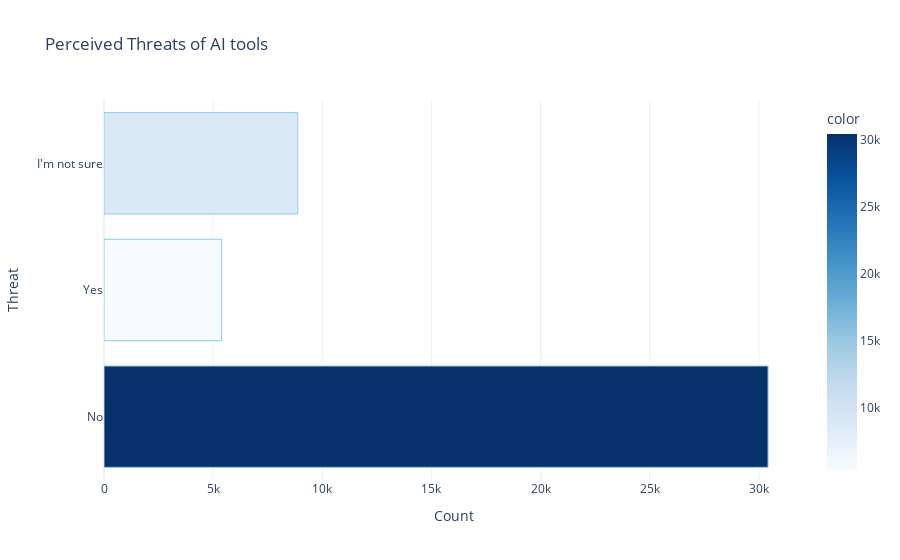

Here is the notebook cell this chart was saved with:
### Markdown cell above
-------------------------------------------------------------------------------------------------------------------------------------------------

### Code cell
# ai threats
ai_threat = df['AIThreat'].dropna()
ai_threat_cnts = ai_threat.value_counts()
threat_order = ['No', 'Yes', "I'm not sure"]
ai_threat_cnts = ai_threat_cnts.reindex(threat_order)
fig3 = px.bar(
    x=ai_threat_cnts.values,
    y=ai_threat_cnts.index,
    orientation='h',
    title="Perceived Threats of AI tools",
    color=ai_threat_cnts.values,
    color_continuous_scale='blues',
    labels={'x': 'Count', 'y': 'Threat'}
)
fig3.update_traces(marker=dict(line=dict(color='skyblue', width=1)))
fig3.update_layout(
    xaxis_title="Count",
    yaxis_title="Threat",
    template="plotly_white"
)
fig3.show()

### Figure 1 — Plotly figure (JSON) as saved in the notebook; plotly's stock layout.template omitted (floating-point values rounded to 4 significant figures)
{"data": [{"alignmentgroup": "True", "hovertemplate": "Count=%{x}<br>Threat=%{y}<br>color=%{marker.color}<extra></extra>", "legendgroup": "", "marker": {"color": [30423, 5388, 8878], "coloraxis": "coloraxis", "line": {"color": "skyblue", "width": 1}, "pattern": {"shape": ""}}, "name": "", "offsetgroup": "", "orientation": "h", "showlegend": false, "textposition": "auto", "type": "bar", "x": [30423, 5388, 8878], "xaxis": "x", "y": ["No", "Yes", "I'm not sure"], "yaxis": "y"}], "layout": {"barmode": "relative", "coloraxis": {"colorbar": {"title": {"text": "color"}}, "colorscale": [[0, "rgb(247,251,255)"], [0.125, "rgb(222,235,247)"], [0.25, "rgb(198,219,239)"], [0.375, "rgb(158,202,225)"], [0.5, "rgb(107,174,214)"], [0.625, "rgb(66,146,198)"], [0.75, "rgb(33,113,181)"], [0.875, "rgb(8,81,156)"], [1, "rgb(8,48,107)"]]}, "legend": {"tracegroupgap": 0}, "title": {"text": "Perceived Threats of AI tools"}, "xaxis": {"anchor": "y", "domain": [0, 1], "title": {"text": "Count"}}, "yaxis": {"anchor": "x", "domain": [0, 1], "title": {"text": "Threat"}}}}
